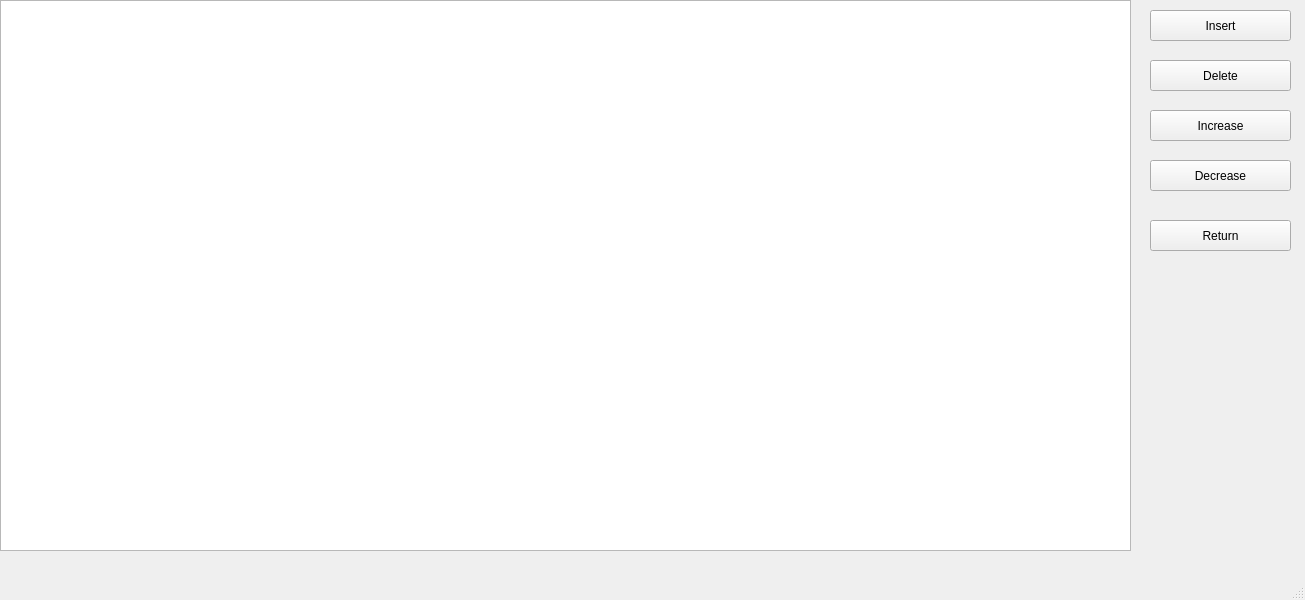
<?xml version="1.0" encoding="UTF-8"?>
<ui version="4.0">
 <class>Treap</class>
 <widget class="QMainWindow" name="Treap">
  <property name="geometry">
   <rect>
    <x>0</x>
    <y>0</y>
    <width>1305</width>
    <height>600</height>
   </rect>
  </property>
  <property name="windowTitle">
   <string>MainWindow</string>
  </property>
  <widget class="QWidget" name="centralwidget">
   <widget class="QGraphicsView" name="graphicsView">
    <property name="geometry">
     <rect>
      <x>0</x>
      <y>0</y>
      <width>1131</width>
      <height>551</height>
     </rect>
    </property>
   </widget>
   <widget class="QPushButton" name="pushButton_1488">
    <property name="geometry">
     <rect>
      <x>1150</x>
      <y>10</y>
      <width>141</width>
      <height>31</height>
     </rect>
    </property>
    <property name="text">
     <string>Insert</string>
    </property>
   </widget>
   <widget class="QPushButton" name="pushButton_1489">
    <property name="geometry">
     <rect>
      <x>1150</x>
      <y>60</y>
      <width>141</width>
      <height>31</height>
     </rect>
    </property>
    <property name="text">
     <string>Delete</string>
    </property>
   </widget>
   <widget class="QPushButton" name="pushButton_1450">
    <property name="geometry">
     <rect>
      <x>1150</x>
      <y>220</y>
      <width>141</width>
      <height>31</height>
     </rect>
    </property>
    <property name="text">
     <string>Return</string>
    </property>
   </widget>
   <widget class="QPushButton" name="pushButton">
    <property name="geometry">
     <rect>
      <x>1150</x>
      <y>110</y>
      <width>141</width>
      <height>31</height>
     </rect>
    </property>
    <property name="text">
     <string>Increase</string>
    </property>
    <property name="autoRepeat">
     <bool>true</bool>
    </property>
   </widget>
   <widget class="QPushButton" name="pushButton_2">
    <property name="geometry">
     <rect>
      <x>1150</x>
      <y>160</y>
      <width>141</width>
      <height>31</height>
     </rect>
    </property>
    <property name="text">
     <string>Decrease</string>
    </property>
   </widget>
  </widget>
  <widget class="QMenuBar" name="menubar">
   <property name="geometry">
    <rect>
     <x>0</x>
     <y>0</y>
     <width>1305</width>
     <height>19</height>
    </rect>
   </property>
  </widget>
  <widget class="QStatusBar" name="statusbar"/>
 </widget>
 <resources/>
 <connections/>
</ui>
